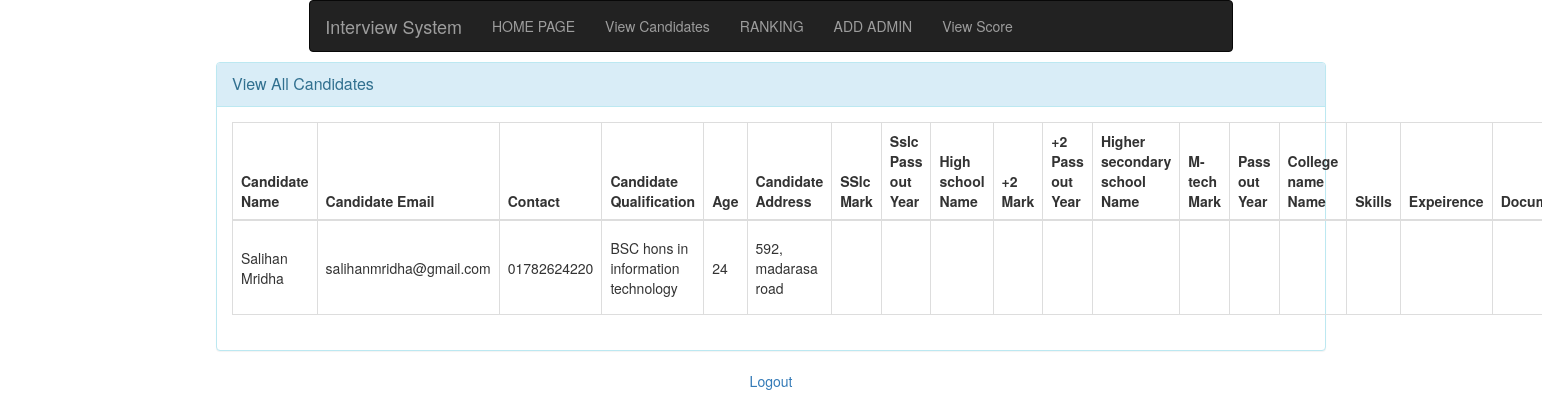
Screenshot of /viewCandidate.php (signed in) with the database file from the repository.
### tables this page shows
CREATE TABLE `candidates` (
  `cand_id` int(10) NOT NULL,
  `cand_name` varchar(150) NOT NULL,
  `cand_email` varchar(150) NOT NULL,
  `cand_phone` varchar(150) NOT NULL,
  `cand_age` int(10) DEFAULT NULL,
  `cand_address` text,
  `cand_qualification` text
);

### inc/classes/View.php (called while the page is built, shortened)
<?php
  include ("DB.php");
  class View {
    private $db;
    function __construct(){
      $this->db = new DB();
    }
    function viewCandidate(){
      $sql = "select * from candidates";
      $query = $this->db->simplequerywithoutcondition($sql);
      $results = $query->fetchAll();
      return $results;
    }
  }

### inc/classes/DB.php (called while the page is built, shortened)
<?php
  class DB{
    private $host = "localhost";
    private $dbname = "interview";
    private $dbadmin = "root";
    private $dbpass = "mysql";
    private $conn;
    public function __construct(){
      if (!isset($this->conn)) {
        try {
          $pdo = new PDO("mysql:host=".$this->host.";"."dbname=".$this->dbname, $this->dbadmin, $this->dbpass);
          $pdo->setAttribute(PDO::ATTR_ERRMODE, PDO::ERRMODE_EXCEPTION);
          $pdo->exec("SET CHARACTER SET utf8");
          $this->conn = $pdo;
        } catch (PDOException $e) {
          die("<h3>Database Connection Failed </h3>".$e->getMessage());
        }
      }
    }
    public function simplequerywithoutcondition($q){
      $stmt = $this->conn->prepare($q);
      $stmt->execute();
      return $stmt;
    }
  }
?>

### viewCandidate.php (the view, shortened to what this page needs)
<?php
  include ("inc/classes/View.php");
  $view = new View();
  $viewCandidates = $view->viewCandidate();
?>
<!DOCTYPE html>
<html lang="en" dir="ltr">
  <head>
    <link href="//maxcdn.bootstrapcdn.com/bootstrap/3.3.0/css/bootstrap.min.css" rel="stylesheet" id="bootstrap-css">
  </head>
  <body>
<div class="container">
<?php include ('nav.php'); ?>
    <div id="signupbox" style=" margin-top:10px" class="mainbox col-md-12  col-sm-8 ">
        <div class="panel panel-info">
            <div class="panel-heading">
                <div class="panel-title">View All Candidates</div>
            </div>
            <div class="panel-body" >
              <table class="table table-bordered" style="width: 100%; table-layout: auto;">
                <thead>
                  <tr>
                    <th style="width: 15%;">Candidate Name</th>
                    <th style="width: 10%;">Candidate Email</th>
                    <th style="width: 5%;">Contact</th>
                    <th style="width: 30%;">Candidate Qualification</th>
                    <th style="width: 5%;">Age</th>
                    <th style="width: 25%;">Candidate Address</th>
                    <th style="width: 15%;">SSlc Mark</th>
                    <th style="width: 15%;">Sslc Pass out Year </th>
                    <th style="width: 15%;">High school Name</th>
                    <th style="width: 15%;">+2 Mark</th>
                    <th style="width: 15%;">+2 Pass out Year </th>
                    <th style="width: 15%;">Higher secondary school Name</th>
                    <th style="width: 15%;">M-tech Mark</th>
                    <th style="width: 15%;"> Pass out Year </th>
                    <th style="width: 15%;">College name Name</th>
                    <th style="width: 40%;">Skills</th>
                    <th style="width: 10%;">Expeirence </th>
                    <th style="width: 15%;">Documents </th>
                  </tr>
                </thead>
                <tbody>
                  <?php foreach ($viewCandidates as $viewCandidate): ?>
                  <tr>
                    <td style="vertical-align: middle;"><?php echo $viewCandidate['cand_name']; ?></td>
                    <td style="vertical-align: middle;"><?php echo $viewCandidate['cand_email']; ?></td>
                    <td style="vertical-align: middle;"><?php echo $viewCandidate['cand_phone']; ?></td>
                    <td style="vertical-align: middle;"><?php echo $viewCandidate['cand_qualification']; ?></td>
                    <td style="vertical-align: middle;"><?php echo $viewCandidate['cand_age']; ?></td>
                    <td style="vertical-align: middle;"><?php echo $viewCandidate['cand_address']; ?></td>
                    <td style="vertical-align: middle;"><?php echo $viewCandidate['sslcmark']; ?></td>
                    <td style="vertical-align: middle;"><?php echo $viewCandidate['sslcyear']; ?></td>
                    <td style="vertical-align: middle;"><?php echo $viewCandidate['sslcname']; ?></td>
                    <td style="vertical-align: middle;"><?php echo $viewCandidate['hscmark']; ?></td>
                    <td style="vertical-align: middle;"><?php echo $viewCandidate['hsyear']; ?></td>
                    <td style="vertical-align: middle;"><?php echo $viewCandidate['hsname']; ?></td>
                    <td style="vertical-align: middle;"><?php echo $viewCandidate['mtechmark']; ?></td>
                    <td style="vertical-align: middle;"><?php echo $viewCandidate['mtechname']; ?></td>
                    <td style="vertical-align: middle;"><?php echo $viewCandidate['mtechyear']; ?></td>
                    <td style="vertical-align: middle;"><?php echo $viewCandidate['skils']; ?></td>
                    <td style="vertical-align: middle;"><?php echo $viewCandidate['exp']; ?></td>
                    <td style="vertical-align: middle;"><?php echo $viewCandidate['doc']; ?></td>
                  </tr>
                  <?php endforeach; ?>
                </tbody>
              </table>
            </div>
        </div>
    </div>
</div>
  </body>
</html>
<p class="text-center top_spac"> <a href="?action=logout">Logout</a> </p>

### rows the page displays
candidates: cand_name "Salihan Mridha", cand_email "salihanmridha@gmail.com", cand_phone "01782624220", cand_qualification "BSC hons in information technology", cand_age "24", cand_address "592, madarasa road"
